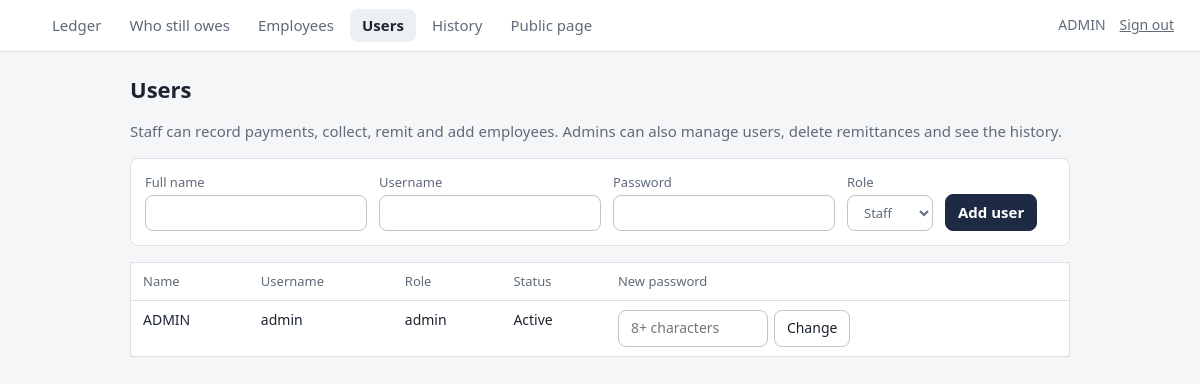
/users.php (signed in), run on the app's committed database.
### tables this page shows
CREATE TABLE `users` (
  `id` int(11) NOT NULL,
  `username` varchar(40) NOT NULL,
  `full_name` varchar(100) NOT NULL,
  `password_hash` varchar(255) NOT NULL,
  `role` enum('admin','staff') NOT NULL DEFAULT 'staff',
  `active` tinyint(1) NOT NULL DEFAULT 1,
  `created_at` datetime NOT NULL DEFAULT current_timestamp()
);

### users.php (the view, shortened to what this page needs)
<?php
require __DIR__ . '/inc/bootstrap.php';
$pdo = db();
$users = $pdo->query('SELECT id, username, full_name, role, active, created_at FROM users ORDER BY active DESC, full_name')->fetchAll();
page_header('Users', 'users');
?>
<main class="page">
  <h1>Users</h1>
  <p class="muted">Staff can record payments, collect, remit and add employees. Admins can also manage users, delete remittances and see the history.</p>
  <form method="post" class="formrow">
    <label>Full name <input name="full_name" required></label>
    <label>Username <input name="username" required autocomplete="off"></label>
    <label>Password <input type="password" name="password" required minlength="8" autocomplete="new-password"></label>
    <label>Role <select name="role"><option value="staff">Staff</option><option value="admin">Admin</option></select></label>
    <button class="primary">Add user</button>
  </form>
  <table class="list">
    <tr><th>Name</th><th>Username</th><th>Role</th><th>Status</th><th>New password</th><th></th></tr>
    <?php foreach ($users as $u): ?>
      <tr<?= $u['active'] ? '' : ' style="opacity:.55"' ?>>
        <td><?= h($u['full_name']) ?></td><td><?= h($u['username']) ?></td><td><?= h($u['role']) ?></td>
        <td><?= $u['active'] ? 'Active' : 'Deactivated' ?></td>
        <td>
          <form method="post" style="display:flex;gap:6px">
            <input type="password" name="password" minlength="8" placeholder="8+ characters" autocomplete="new-password" style="width:150px">
            <button>Change</button>
          </form>
        </td>
        <td>
        </td>
      </tr>
    <?php endforeach; ?>
  </table>
</main>
<?php page_footer();

### inc/bootstrap.php (shortened to what this page needs)
<?php
function cfg(string $key)
{
    return $GLOBALS['cfg'][$key] ?? null;
}
function h($v): string
{
    return htmlspecialchars((string)$v, ENT_QUOTES, 'UTF-8');
}
function current_user(): ?array
{
    return $_SESSION['user'] ?? null;
}
function page_header(string $title, string $active = ''): void
{
    $u = current_user();
    $app = h(cfg('app_name'));
    echo '<!doctype html><html lang="en"><head><meta charset="utf-8">';
    echo '<link rel="stylesheet" href="assets/app.css"></head><body>';
    if ($u) {
        $links = [
            'ledger'    => ['index.php', 'Ledger'],
            'arrears'   => ['arrears.php', 'Who still owes'],
            'employees' => ['employees.php', 'Employees'],
        ];
        if ($u['role'] === 'admin') {
            $links['users'] = ['users.php', 'Users'];
            $links['audit'] = ['audit.php', 'History'];
        }
        if (cfg('public_view') !== false) {
            $links['public'] = ['view.php', 'Public page'];
        }
        echo '<header class="top"><a class="brand" href="index.php">' . $app . '</a><nav>';
        foreach ($links as $key => [$href, $label]) {
            echo '<a href="' . $href . '"' . ($key === $active ? ' aria-current="page"' : '') . ($key === 'public' ? ' target="_blank" rel="noopener"' : '') . '>' . $label . '</a>';
        }
        echo '</nav><form method="post" action="login.php" class="who"><span>' . h($u['full_name']) . '</span>';
        echo '<button name="logout" value="1" class="link">Sign out</button></form></header>';
    }
}
function page_footer(): void
{
    echo '</body></html>';
}

### assets/app.css (style rules this page uses)
:root { --paper: #F5F6F8; --card: #FFFFFF; --ink: #1B2430; --muted: #5F6B7A; --line: #DCE1E7; --line-strong: #BCC5D0; --wash: #ECEFF3; --brand: #1E2A44; --on-brand: #FFFFFF; --danger: #B3261E; --ok-bg: #DFF1E4; --ok-ink: #1B5A2D; --warn-bg: #FAEBC8; --warn-ink: #66460A; --late-bg: #FADFDB; --late-ink: #86201A; --radius: 8px; color-scheme: light dark; font-family: "Segoe UI", system-ui, -apple-system, "Helvetica Neue", Arial, sans-serif; }
* { box-sizing: border-box; }
body { margin: 0; background: var(--paper); color: var(--ink); font-size: 15px; line-height: 1.45; }
h1 { font-size: 22px; font-weight: 600; margin: 0 0 12px; }
a { color: inherit; }
.muted, .hint { color: var(--muted); }
button, input, select { font: inherit; color: inherit; background: var(--card); border: 1px solid var(--line-strong); border-radius: var(--radius); padding: 7px 12px; min-height: 36px; }
button { cursor: pointer; }
button.primary { background: var(--brand); color: var(--on-brand); border-color: var(--brand); font-weight: 600; }
button.link { border: 0; background: none; padding: 4px 6px; min-height: 0; text-decoration: underline; color: var(--muted); }
.top { display: flex; align-items: center; gap: 20px; padding: 0 20px; height: 52px; position: sticky; top:0; z-index: 20; background: var(--card); border-bottom: 1px solid var(--line); }
.top nav { display: flex; gap: 4px; flex: 1; overflow-x: auto; }
.top nav a { padding: 6px 12px; border-radius: var(--radius); text-decoration: none; color: var(--muted); white-space: nowrap; }
.top nav a[aria-current] { background: var(--wash); color: var(--ink); font-weight: 600; }
.who { display: flex; align-items: center; gap: 8px; font-size: 14px; color: var(--muted); }
.page { max-width: 980px; margin: 0 auto; padding: 22px 20px 60px; }
table.list { width: 100%; border-collapse: collapse; background: var(--card); border: 1px solid var(--line); border-radius: var(--radius); font-size: 14px; }
.list th { text-align: left; font-weight: 500; color: var(--muted); padding: 9px 12px; border-bottom: 1px solid var(--line); font-size: 13px; }
.list td { padding: 9px 12px; border-bottom: 1px solid var(--line); vertical-align: top; }
.list tr:last-child td { border-bottom: 0; }
.formrow { display: flex; flex-wrap: wrap; gap: 12px; align-items: flex-end; background: var(--card); border: 1px solid var(--line); border-radius: var(--radius); padding: 14px; margin-bottom: 16px; }
.formrow label { display: flex; flex-direction: column; gap: 4px; font-size: 13px; color: var(--muted); }

### data on the page
users: full_name "ADMIN", username "admin", role "admin", active "Active"

### other printed values
$label "Ledger"
$label "Who still owes"
$label "Employees"
$label "Users"
$label "History"
$label "Public page"
